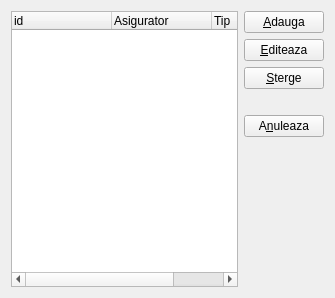
<?xml version="1.0" encoding="UTF-8"?>
<ui version="4.0">
 <class>Asiguratori</class>
 <widget class="QDialog" name="Asiguratori">
  <property name="geometry">
   <rect>
    <x>0</x>
    <y>0</y>
    <width>335</width>
    <height>298</height>
   </rect>
  </property>
  <property name="windowTitle">
   <string>Asiguratori</string>
  </property>
  <property name="windowIcon">
   <iconset resource="../resources.qrc">
    <normaloff>:/rapoarte</normaloff>:/rapoarte</iconset>
  </property>
  <layout class="QHBoxLayout" name="horizontalLayout">
   <item>
    <widget class="QTreeWidget" name="treeWidget">
     <property name="autoScroll">
      <bool>true</bool>
     </property>
     <property name="editTriggers">
      <set>QAbstractItemView::NoEditTriggers</set>
     </property>
     <column>
      <property name="text">
       <string>id</string>
      </property>
     </column>
     <column>
      <property name="text">
       <string>Asigurator</string>
      </property>
     </column>
     <column>
      <property name="text">
       <string>Tip</string>
      </property>
     </column>
    </widget>
   </item>
   <item>
    <layout class="QVBoxLayout" name="verticalLayout">
     <item>
      <widget class="QPushButton" name="addButton">
       <property name="focusPolicy">
        <enum>Qt::NoFocus</enum>
       </property>
       <property name="text">
        <string>&amp;Adauga</string>
       </property>
       <property name="icon">
        <iconset resource="../resources.qrc">
         <normaloff>:/add</normaloff>:/add</iconset>
       </property>
      </widget>
     </item>
     <item>
      <widget class="QPushButton" name="editButton">
       <property name="focusPolicy">
        <enum>Qt::NoFocus</enum>
       </property>
       <property name="text">
        <string>&amp;Editeaza</string>
       </property>
       <property name="icon">
        <iconset resource="../resources.qrc">
         <normaloff>:/edit</normaloff>:/edit</iconset>
       </property>
      </widget>
     </item>
     <item>
      <widget class="QPushButton" name="deleteButton">
       <property name="focusPolicy">
        <enum>Qt::NoFocus</enum>
       </property>
       <property name="text">
        <string>&amp;Sterge</string>
       </property>
       <property name="icon">
        <iconset resource="../resources.qrc">
         <normaloff>:/delete</normaloff>:/delete</iconset>
       </property>
      </widget>
     </item>
     <item>
      <widget class="QLabel" name="loadingLabel">
       <property name="text">
        <string/>
       </property>
      </widget>
     </item>
     <item>
      <widget class="QPushButton" name="cancelButton">
       <property name="focusPolicy">
        <enum>Qt::NoFocus</enum>
       </property>
       <property name="text">
        <string>A&amp;nuleaza</string>
       </property>
       <property name="icon">
        <iconset resource="../resources.qrc">
         <normaloff>:/cancel</normaloff>:/cancel</iconset>
       </property>
      </widget>
     </item>
     <item>
      <spacer name="verticalSpacer">
       <property name="orientation">
        <enum>Qt::Vertical</enum>
       </property>
       <property name="sizeHint" stdset="0">
        <size>
         <width>20</width>
         <height>40</height>
        </size>
       </property>
      </spacer>
     </item>
    </layout>
   </item>
  </layout>
 </widget>
 <resources>
  <include location="../resources.qrc"/>
 </resources>
 <connections/>
</ui>
